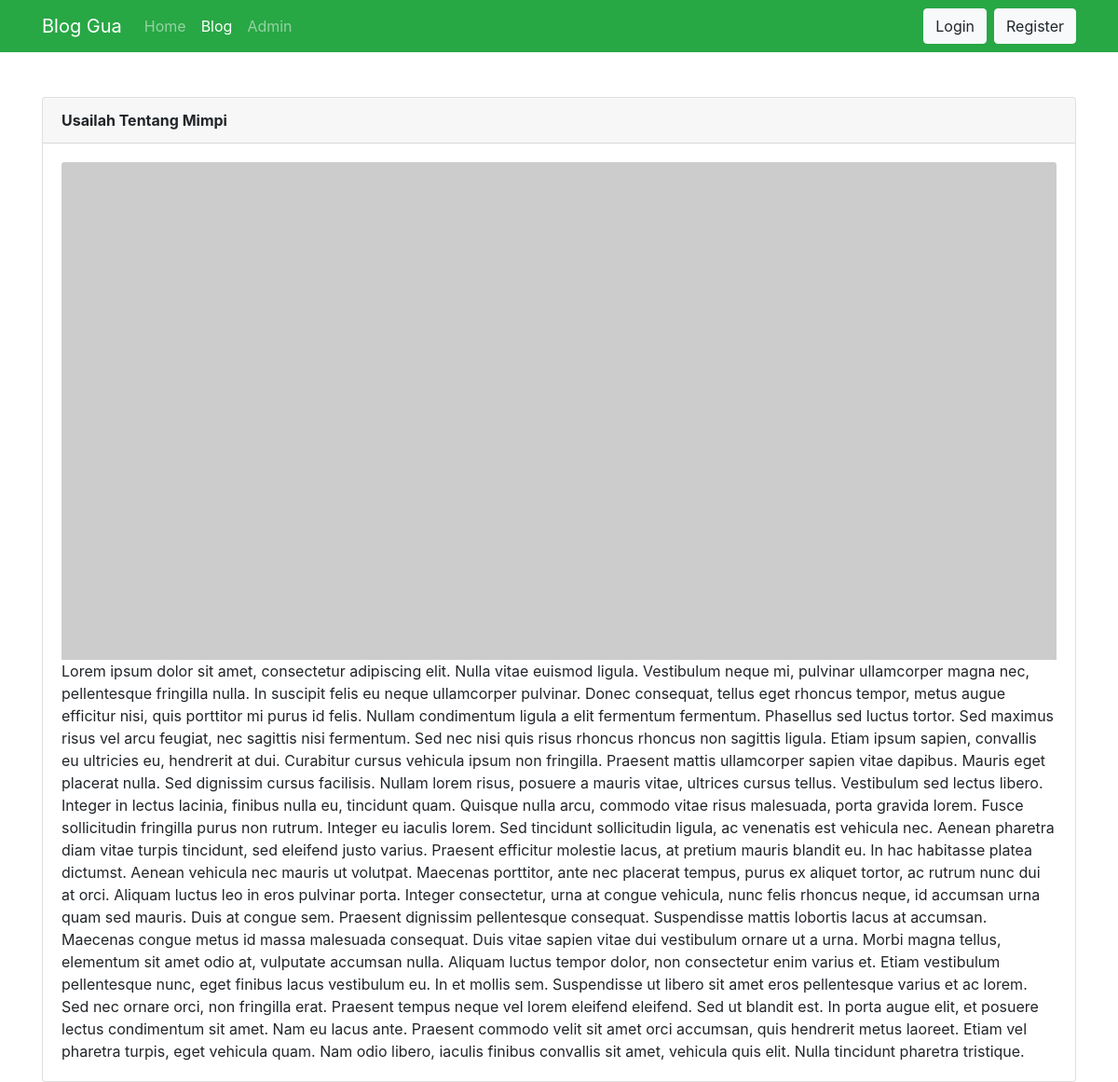
Page /blog/show.php?id=3 on the committed database.
### tables this page shows
CREATE TABLE `blogs` (
  `id` int(11) NOT NULL,
  `user_id` int(11) NOT NULL,
  `title` varchar(255) NOT NULL,
  `content` text NOT NULL,
  `image` varchar(255) DEFAULT NULL,
  `created_at` timestamp NOT NULL DEFAULT current_timestamp()
);

### blog/show.php (the view, shortened to what this page needs)
<?php
    require '../connect.php';
    if (isset($_SESSION['status'])) {
        $status = $_SESSION['status'];
    } else {
        $status = false;
    }
    $id = ($_GET['id']);
    $sql = "SELECT * FROM blogs WHERE id = '$id'";
    $hasil = $conn->query($sql);
    $blog = $hasil->fetch_assoc();
?>
<!DOCTYPE html>
<html lang="en">
<head>
    <link rel="stylesheet" href="https://cdnjs.cloudflare.com/ajax/libs/twitter-bootstrap/4.5.0/css/bootstrap.min.css">
</head>
<body>
    <nav class="navbar navbar-expand-lg navbar-dark bg-success">
        <div class="container">
            <a class="navbar-brand" href="#">Blog Gua</a>
            <div class="collapse navbar-collapse" id="navbarSupportedContent">
                <ul class="navbar-nav mr-auto">
                    <li class="nav-item">
                        <a class="nav-link" href="/tcs_lesson/day-14/">Home <span class="sr-only">(current)</span></a>
                    </li>
                    <li class="nav-item active">
                        <a class="nav-link" href="/tcs_lesson/day-14/blog">Blog</a>
                    </li>
                    <li class="nav-item">
                        <a class="nav-link" href="/tcs_lesson/day-14/admin">Admin</a>
                    </li>
                </ul>
                <?php
                    if ($status == 'login') { ?>
                        <form class="form-inline my-2 my-lg-0">
                            <a href="/logout.php" class="btn btn-light ml-2 my-2 my-sm-0">Logout</a>
                        </form>
                        <?php
                    } else { ?>
                        <form class="form-inline my-2 my-lg-0">
                            <a href="/login.php" class="btn btn-light my-2 my-sm-0">Login</a>
                            <a href="/register.php" class="btn btn-light ml-2 my-2 my-sm-0">Register</a>
                        </form>
                    <?php
                    }
                ?>
            </div>
        </div>
    </nav>
    <div class="container mt-5">
        <div class="row">
            <div class="col-md-12">
                    <div class="card">
                        <div class="card-header font-weight-bold">
                        <?php echo $blog['title'] ?>
                        </div>
                        <div class="card-body">
                        <div class="card-img-top">
                        <?php
                        if ($blog['image'] == NULL || $blog['image'] == '') { ?>
                        <img src="https://via.placeholder.com/600x300.png?text=Image" class="card-img-top" alt="...">
                        <?php
                        } else { ?>
                            <img src="/thumbnail/ <?php echo $blog['image'] ?>" class="card-img-top" alt="...">
                        <?php
                        }
                        ?>
                        </div>
                        <?php echo $blog['content'] ?>
                        </div>
                    </div>
            </div>
        </div>
    </div>

### rows in the picture
blogs: title "Usailah Tentang Mimpi", content "Lorem ipsum dolor sit amet, consectetur adipiscing elit. Nulla vitae euismod ligula. Vestibulum neque mi, pulvinar ullamcorper magna nec, pellentesque fringilla nulla. In suscipit felis eu neque ullamcorper pulvinar. Donec consequat, tellus eget rhoncus tempor, metus augue efficitur nisi, quis porttitor mi purus id felis. Nullam condimentum ligula a elit fermentum fermentum. Phasellus sed luctus tortor. Sed maximus risus vel arcu feugiat, nec sagittis nisi fermentum. Sed nec nisi quis risus rhoncus rhoncus non sagittis ligula. Etiam ipsum sapien, convallis eu ultricies eu, hendrerit at dui. Curabitur cursus vehicula ipsum non fringilla. Praesent mattis ullamcorper sapien vitae dapibus.…"
